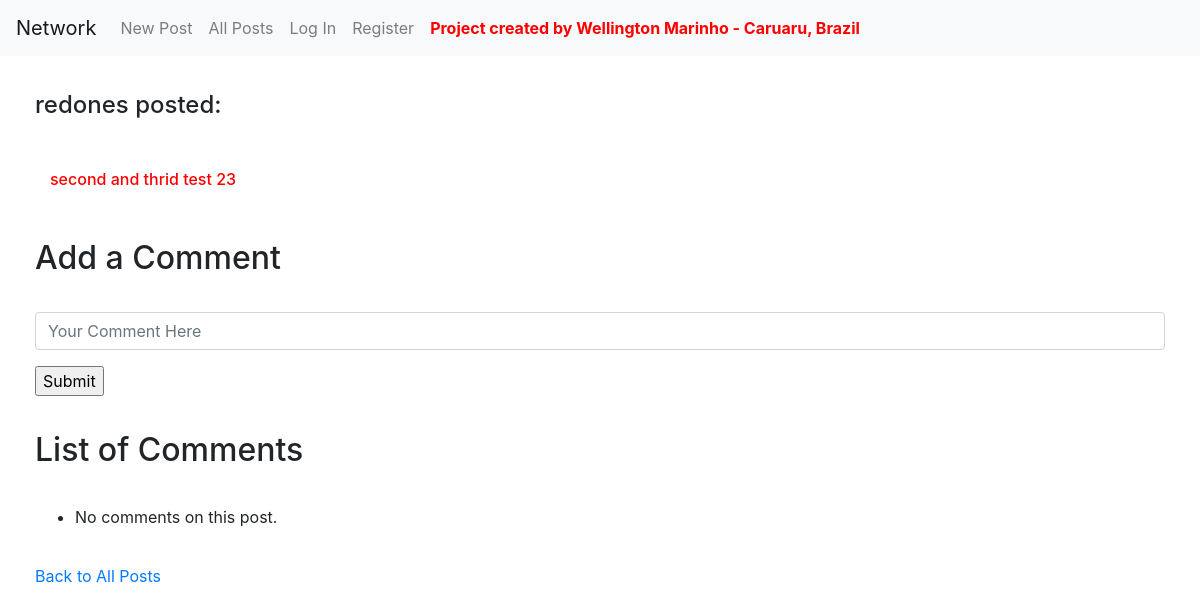
Before: /comment/79 with the older database file.
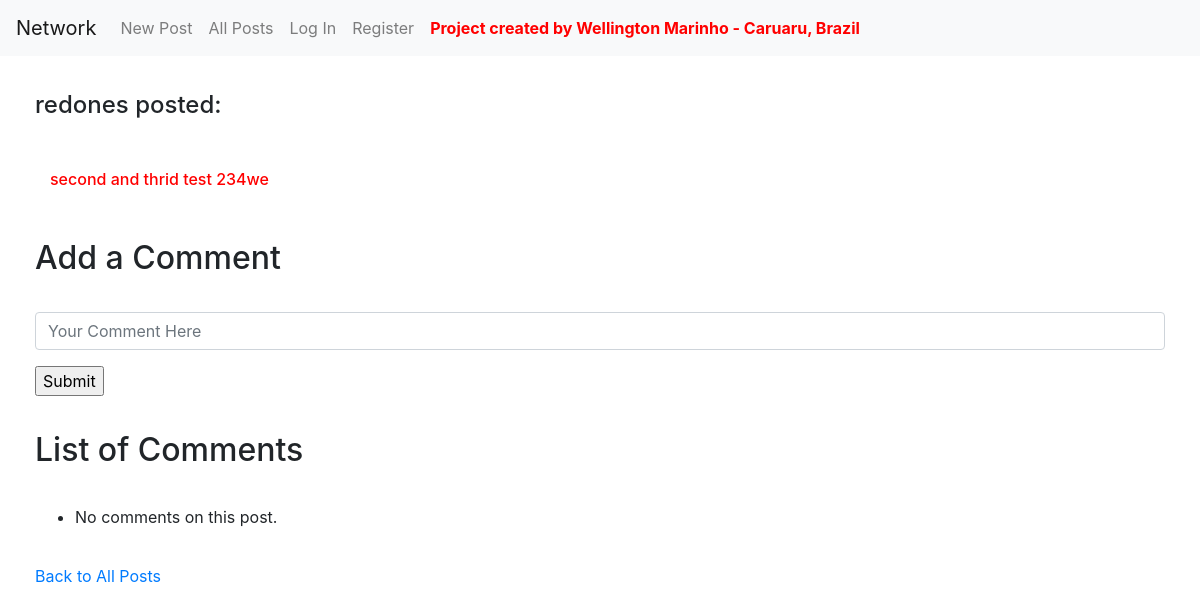
After: the same page with the newer database file.
### network/models.py (models this page shows, shortened)
class Post(models.Model):
    content = models.CharField(max_length=264)
    time_of_creation = models.DateTimeField(default=timezone.now)
    creator = models.ForeignKey(User, on_delete=models.CASCADE, related_name="posts")
    now = datetime.now()

class User(AbstractUser):
    pass

### network/views.py (the view)
# urls.py: path("comment/<int:post_id>", views.comment, name="comment"),
def comment(request, post_id):
    post = Post.objects.get(id=post_id)
    comments = Comment.objects.all().filter(item_id=post.id)
    return render(request, "network/comment.html", {
        "post": post,
        "comments": comments
    })

### network/templates/network/comment.html (shortened to what this page needs)
{% extends "network/layout.html" %}
{% block body %}
<h4 style="margin:35px;">{{ post.creator }} posted:</h4>
<h6 style="color:red;margin:50px;">{{ post.content }}</h6>
<h2 style="margin:35px;">Add a Comment</h2>
<form action="{% url 'comment_add' post.id %}" method="post"  style="margin:35px;">
    <div class="form-group">
        <input class="form-control" autofocus type="text" name="comment" placeholder="Your Comment Here">
    </div>
    <input type="submit">
</form>
<h2 style="margin:35px;">List of Comments</h2>
<ul style="margin:35px;">
    {% for comment in comments %}
        <li>{{ comment }}</li>
    {% empty %}
        <li>No comments on this post.</li>
    {% endfor %}
</ul>
<a style="margin:35px;" href="{% url 'index' %}">Back to All Posts</a>
{% endblock %}

Changed rows visible on the page:
changed Post "redones": content "second and thrid test 23" → "second and thrid test 234we"
